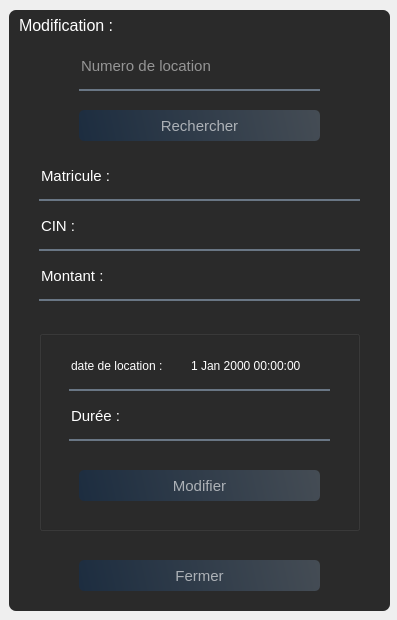
<?xml version="1.0" encoding="UTF-8"?>
<ui version="4.0">
 <class>Form</class>
 <widget class="QWidget" name="Form">
  <property name="geometry">
   <rect>
    <x>0</x>
    <y>0</y>
    <width>397</width>
    <height>620</height>
   </rect>
  </property>
  <property name="windowTitle">
   <string>Form</string>
  </property>
  <widget class="QWidget" name="widget" native="true">
   <property name="geometry">
    <rect>
     <x>-1</x>
     <y>0</y>
     <width>401</width>
     <height>621</height>
    </rect>
   </property>
   <widget class="QLabel" name="label">
    <property name="geometry">
     <rect>
      <x>-10</x>
      <y>-5</y>
      <width>411</width>
      <height>631</height>
     </rect>
    </property>
    <property name="styleSheet">
     <string notr="true">border-image: url(:/images/abstract-gradient-blue-to-white-sq-format-thomas-woolworth.jpg);</string>
    </property>
    <property name="text">
     <string/>
    </property>
   </widget>
   <widget class="QLabel" name="label_2">
    <property name="geometry">
     <rect>
      <x>10</x>
      <y>10</y>
      <width>381</width>
      <height>601</height>
     </rect>
    </property>
    <property name="styleSheet">
     <string notr="true">background-color:rgba(0,0,0,210); 
border-radius:7px; </string>
    </property>
    <property name="text">
     <string/>
    </property>
   </widget>
   <widget class="QLabel" name="label_3">
    <property name="geometry">
     <rect>
      <x>20</x>
      <y>0</y>
      <width>311</width>
      <height>51</height>
     </rect>
    </property>
    <property name="font">
     <font>
      <pointsize>12</pointsize>
     </font>
    </property>
    <property name="styleSheet">
     <string notr="true">color : white ;
color:rgba(255,255,255,1);</string>
    </property>
    <property name="text">
     <string>Modification :</string>
    </property>
   </widget>
   <widget class="QLineEdit" name="lineEdit">
    <property name="geometry">
     <rect>
      <x>80</x>
      <y>50</y>
      <width>241</width>
      <height>41</height>
     </rect>
    </property>
    <property name="font">
     <font>
      <pointsize>11</pointsize>
     </font>
    </property>
    <property name="styleSheet">
     <string notr="true">background-color: rgba(0,0,0,0);
border : none ;
border-bottom : 2px solid rgba(105,118,132,255);
color :rgba(255,255,255,1);
padding-bottom:7px ;</string>
    </property>
    <property name="text">
     <string/>
    </property>
    <property name="placeholderText">
     <string>Numero de location</string>
    </property>
    <property name="clearButtonEnabled">
     <bool>true</bool>
    </property>
   </widget>
   <widget class="QPushButton" name="pushButton">
    <property name="geometry">
     <rect>
      <x>80</x>
      <y>110</y>
      <width>241</width>
      <height>31</height>
     </rect>
    </property>
    <property name="font">
     <font>
      <pointsize>11</pointsize>
      <bold>false</bold>
     </font>
    </property>
    <property name="styleSheet">
     <string notr="true">QPushButton#pushButton{
background-color : qlineargradient(spread:pad,x1:0,y1:0.505682,x2:1,y2:0.477,stop:0 rgba(20,47,78,0.6),stop:1 rgba(85,98,112,0.6));
color:rgba(255,255,255,0.6);
border-radius:5px;
}
QPushButton#pushButton:hover{
background-color : qlineargradient(spread:pad,x1:0,y1:0.505682,x2:1,y2:0.477,stop:0 rgba(40,67,98,219),stop:1 rgba(105,118,132,226));
}
QPushButton#pushButton:pressed{
background-color : qlineargradient(spread:pad,x1:0,y1:0.505682,x2:1,y2:0.477,stop:0  rgba(20,47,78,0.6),stop:1 rgba(85,98,112,0.6));
color:rgba(255,255,255,210);
border-radius:5px;
}
</string>
    </property>
    <property name="text">
     <string>Rechercher</string>
    </property>
   </widget>
   <widget class="QLineEdit" name="lineEdit_3">
    <property name="geometry">
     <rect>
      <x>130</x>
      <y>160</y>
      <width>231</width>
      <height>41</height>
     </rect>
    </property>
    <property name="font">
     <font>
      <pointsize>11</pointsize>
     </font>
    </property>
    <property name="styleSheet">
     <string notr="true">background-color: rgba(0,0,0,0);
border : none ;
border-bottom : 2px solid rgba(105,118,132,255);
color :rgba(255,255,255,1);
padding-bottom:7px ;</string>
    </property>
    <property name="readOnly">
     <bool>true</bool>
    </property>
    <property name="placeholderText">
     <string/>
    </property>
    <property name="clearButtonEnabled">
     <bool>false</bool>
    </property>
   </widget>
   <widget class="QLineEdit" name="lineEdit_4">
    <property name="geometry">
     <rect>
      <x>40</x>
      <y>160</y>
      <width>91</width>
      <height>41</height>
     </rect>
    </property>
    <property name="font">
     <font>
      <pointsize>11</pointsize>
     </font>
    </property>
    <property name="styleSheet">
     <string notr="true">background-color: rgba(0,0,0,0);
border : none ;
border-bottom : 2px solid rgba(105,118,132,255);
color :rgba(255,255,255,1);
padding-bottom:7px ;</string>
    </property>
    <property name="text">
     <string>Matricule :</string>
    </property>
    <property name="readOnly">
     <bool>true</bool>
    </property>
    <property name="placeholderText">
     <string/>
    </property>
    <property name="clearButtonEnabled">
     <bool>false</bool>
    </property>
   </widget>
   <widget class="QLineEdit" name="lineEdit_6">
    <property name="geometry">
     <rect>
      <x>40</x>
      <y>210</y>
      <width>81</width>
      <height>41</height>
     </rect>
    </property>
    <property name="font">
     <font>
      <pointsize>11</pointsize>
     </font>
    </property>
    <property name="styleSheet">
     <string notr="true">background-color: rgba(0,0,0,0);
border : none ;
border-bottom : 2px solid rgba(105,118,132,255);
color :rgba(255,255,255,1);
padding-bottom:7px ;</string>
    </property>
    <property name="text">
     <string>CIN :</string>
    </property>
    <property name="readOnly">
     <bool>true</bool>
    </property>
    <property name="placeholderText">
     <string/>
    </property>
    <property name="clearButtonEnabled">
     <bool>false</bool>
    </property>
   </widget>
   <widget class="QLineEdit" name="lineEdit_10">
    <property name="geometry">
     <rect>
      <x>120</x>
      <y>210</y>
      <width>241</width>
      <height>41</height>
     </rect>
    </property>
    <property name="font">
     <font>
      <pointsize>11</pointsize>
     </font>
    </property>
    <property name="styleSheet">
     <string notr="true">background-color: rgba(0,0,0,0);
border : none ;
border-bottom : 2px solid rgba(105,118,132,255);
color :rgba(255,255,255,1);
padding-bottom:7px ;</string>
    </property>
    <property name="readOnly">
     <bool>true</bool>
    </property>
    <property name="placeholderText">
     <string/>
    </property>
    <property name="clearButtonEnabled">
     <bool>false</bool>
    </property>
   </widget>
   <widget class="QGroupBox" name="groupBox">
    <property name="geometry">
     <rect>
      <x>40</x>
      <y>330</y>
      <width>321</width>
      <height>201</height>
     </rect>
    </property>
    <property name="styleSheet">
     <string notr="true">color:white;
</string>
    </property>
    <property name="title">
     <string/>
    </property>
    <widget class="QPushButton" name="pushButton_2">
     <property name="geometry">
      <rect>
       <x>40</x>
       <y>140</y>
       <width>241</width>
       <height>31</height>
      </rect>
     </property>
     <property name="font">
      <font>
       <pointsize>11</pointsize>
       <bold>false</bold>
      </font>
     </property>
     <property name="styleSheet">
      <string notr="true">QPushButton#pushButton_2{
background-color : qlineargradient(spread:pad,x1:0,y1:0.505682,x2:1,y2:0.477,stop:0 rgba(20,47,78,0.6),stop:1 rgba(85,98,112,0.6));
color:rgba(255,255,255,0.6);
border-radius:5px;
}
QPushButton#pushButton_2:hover{
background-color : qlineargradient(spread:pad,x1:0,y1:0.505682,x2:1,y2:0.477,stop:0 rgba(40,67,98,219),stop:1 rgba(105,118,132,226));
}
QPushButton#pushButton_2:pressed{
background-color : qlineargradient(spread:pad,x1:0,y1:0.505682,x2:1,y2:0.477,stop:0  rgba(20,47,78,0.6),stop:1 rgba(85,98,112,0.6));
color:rgba(255,255,255,210);
border-radius:5px;
}
</string>
     </property>
     <property name="text">
      <string>Modifier</string>
     </property>
    </widget>
    <widget class="QLineEdit" name="lineEdit_5">
     <property name="geometry">
      <rect>
       <x>30</x>
       <y>70</y>
       <width>81</width>
       <height>41</height>
      </rect>
     </property>
     <property name="font">
      <font>
       <pointsize>11</pointsize>
      </font>
     </property>
     <property name="styleSheet">
      <string notr="true">background-color: rgba(0,0,0,0);
border : none ;
border-bottom : 2px solid rgba(105,118,132,255);
color :rgba(255,255,255,1);
padding-bottom:7px ;</string>
     </property>
     <property name="text">
      <string>Durée :</string>
     </property>
     <property name="readOnly">
      <bool>true</bool>
     </property>
     <property name="placeholderText">
      <string/>
     </property>
     <property name="clearButtonEnabled">
      <bool>false</bool>
     </property>
    </widget>
    <widget class="QLineEdit" name="lineEdit_9">
     <property name="geometry">
      <rect>
       <x>110</x>
       <y>70</y>
       <width>181</width>
       <height>41</height>
      </rect>
     </property>
     <property name="font">
      <font>
       <pointsize>11</pointsize>
      </font>
     </property>
     <property name="styleSheet">
      <string notr="true">background-color: rgba(0,0,0,0);
border : none ;
border-bottom : 2px solid rgba(105,118,132,255);
color :rgba(255,255,255,1);
padding-bottom:7px ;</string>
     </property>
     <property name="readOnly">
      <bool>false</bool>
     </property>
     <property name="placeholderText">
      <string/>
     </property>
     <property name="clearButtonEnabled">
      <bool>true</bool>
     </property>
    </widget>
    <widget class="QLineEdit" name="lineEdit_7">
     <property name="geometry">
      <rect>
       <x>30</x>
       <y>20</y>
       <width>121</width>
       <height>41</height>
      </rect>
     </property>
     <property name="font">
      <font>
       <pointsize>9</pointsize>
      </font>
     </property>
     <property name="styleSheet">
      <string notr="true">background-color: rgba(0,0,0,0);
border : none ;
border-bottom : 2px solid rgba(105,118,132,255);
color :rgba(255,255,255,1);
padding-bottom:7px ;</string>
     </property>
     <property name="text">
      <string>date de location :</string>
     </property>
     <property name="readOnly">
      <bool>true</bool>
     </property>
     <property name="placeholderText">
      <string/>
     </property>
     <property name="clearButtonEnabled">
      <bool>false</bool>
     </property>
    </widget>
    <widget class="QDateTimeEdit" name="dateTimeEdit">
     <property name="geometry">
      <rect>
       <x>150</x>
       <y>20</y>
       <width>141</width>
       <height>41</height>
      </rect>
     </property>
     <property name="styleSheet">
      <string notr="true">background-color: rgba(0,0,0,0);
border : none ;
border-bottom : 2px solid rgba(105,118,132,255);
color :rgba(255,255,255,1);
padding-bottom:7px ;</string>
     </property>
    </widget>
   </widget>
   <widget class="QPushButton" name="pushButton_3">
    <property name="geometry">
     <rect>
      <x>80</x>
      <y>560</y>
      <width>241</width>
      <height>31</height>
     </rect>
    </property>
    <property name="font">
     <font>
      <pointsize>11</pointsize>
      <bold>false</bold>
     </font>
    </property>
    <property name="styleSheet">
     <string notr="true">QPushButton#pushButton_3{
background-color : qlineargradient(spread:pad,x1:0,y1:0.505682,x2:1,y2:0.477,stop:0 rgba(20,47,78,0.6),stop:1 rgba(85,98,112,0.6));
color:rgba(255,255,255,0.6);
border-radius:5px;
}
QPushButton#pushButton_3:hover{
background-color : qlineargradient(spread:pad,x1:0,y1:0.505682,x2:1,y2:0.477,stop:0 rgba(40,67,98,219),stop:1 rgba(105,118,132,226));
}
QPushButton#pushButton_3:pressed{
background-color : qlineargradient(spread:pad,x1:0,y1:0.505682,x2:1,y2:0.477,stop:0  rgba(20,47,78,0.6),stop:1 rgba(85,98,112,0.6));
color:rgba(255,255,255,210);
border-radius:5px;
}
</string>
    </property>
    <property name="text">
     <string>Fermer</string>
    </property>
   </widget>
   <widget class="QLineEdit" name="lineEdit_8">
    <property name="geometry">
     <rect>
      <x>40</x>
      <y>260</y>
      <width>81</width>
      <height>41</height>
     </rect>
    </property>
    <property name="font">
     <font>
      <pointsize>11</pointsize>
     </font>
    </property>
    <property name="styleSheet">
     <string notr="true">background-color: rgba(0,0,0,0);
border : none ;
border-bottom : 2px solid rgba(105,118,132,255);
color :rgba(255,255,255,1);
padding-bottom:7px ;</string>
    </property>
    <property name="text">
     <string>Montant :</string>
    </property>
    <property name="readOnly">
     <bool>true</bool>
    </property>
    <property name="placeholderText">
     <string/>
    </property>
    <property name="clearButtonEnabled">
     <bool>false</bool>
    </property>
   </widget>
   <widget class="QLineEdit" name="lineEdit_12">
    <property name="geometry">
     <rect>
      <x>120</x>
      <y>260</y>
      <width>241</width>
      <height>41</height>
     </rect>
    </property>
    <property name="font">
     <font>
      <pointsize>11</pointsize>
     </font>
    </property>
    <property name="styleSheet">
     <string notr="true">background-color: rgba(0,0,0,0);
border : none ;
border-bottom : 2px solid rgba(105,118,132,255);
color :rgba(255,255,255,1);
padding-bottom:7px ;</string>
    </property>
    <property name="readOnly">
     <bool>true</bool>
    </property>
    <property name="placeholderText">
     <string/>
    </property>
    <property name="clearButtonEnabled">
     <bool>false</bool>
    </property>
   </widget>
  </widget>
 </widget>
 <resources>
  <include location="res_msgbox.qrc"/>
 </resources>
 <connections/>
</ui>
